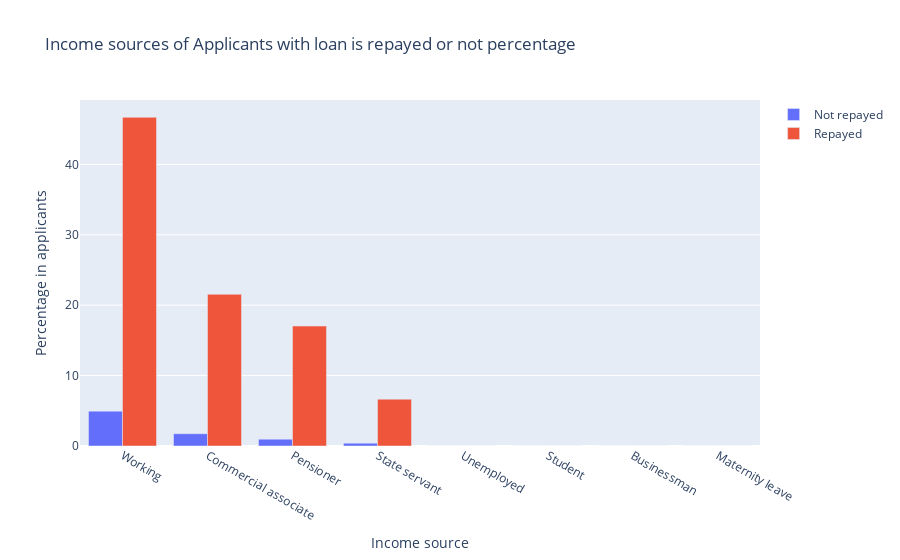

Source (notebook cell):
### Code cell
#Distribution of Income sources of Applicants in terms of loan is repayed or not

income_val = application['NAME_INCOME_TYPE'].value_counts()
income_val_y0 = []
income_val_y1 = []
for val in income_val.index:
    income_val_y1.append(np.sum(application['TARGET'][application['NAME_INCOME_TYPE']==val] == 1))
    income_val_y0.append(np.sum(application['TARGET'][application['NAME_INCOME_TYPE']==val] == 0))
data = [go.Bar(x = income_val.index, y = ((income_val_y1 / income_val.sum()) * 100), name='Not repayed' ),
        go.Bar(x = income_val.index, y = ((income_val_y0 / income_val.sum()) * 100), name='Repayed' )]
layout = go.Layout(
    title = "Income sources of Applicants with loan is repayed or not percentage",
    xaxis=dict(
        title='Income source',
       ),
    yaxis=dict(
        title='Percentage in applicants',
        )
)
fig = go.Figure(data = data, layout=layout) 
#fig.layout.template = 'plotly_dark'
py.iplot(fig)

### Figure 1 — Plotly figure (JSON) as saved in the notebook; plotly's stock layout.template omitted (floating-point values rounded to 4 significant figures)
{"data": [{"name": "Not repayed", "type": "bar", "x": ["Working", "Commercial associate", "Pensioner", "State servant", "Unemployed", "Student", "Businessman", "Maternity leave"], "y": [4.951, 1.743, 0.9697, 0.4062, 0.002602, 0, 0, 0.0006504]}, {"name": "Repayed", "type": "bar", "x": ["Working", "Commercial associate", "Pensioner", "State servant", "Unemployed", "Student", "Businessman", "Maternity leave"], "y": [46.68, 21.55, 17.03, 6.651, 0.004553, 0.005853, 0.003252, 0.0009756]}], "layout": {"title": {"text": "Income sources of Applicants with loan is repayed or not percentage"}, "xaxis": {"title": {"text": "Income source"}}, "yaxis": {"title": {"text": "Percentage in applicants"}}}}
